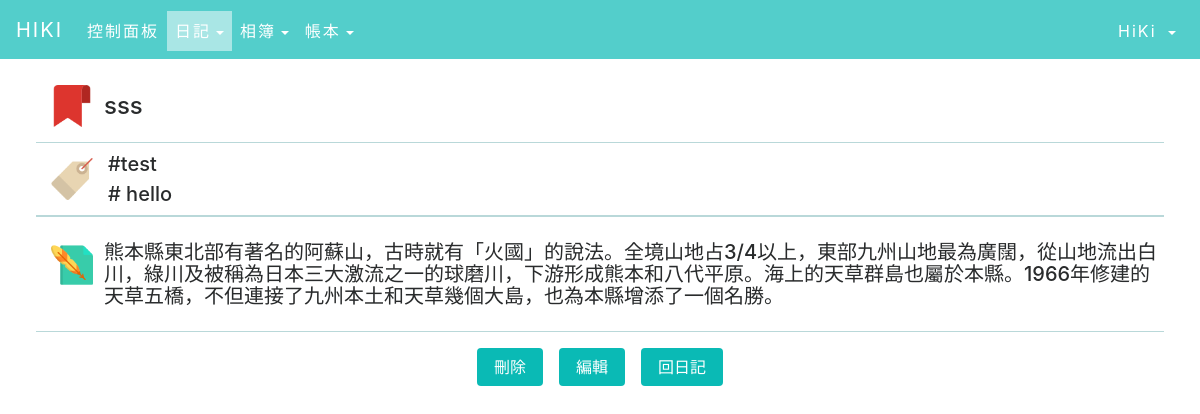
/zh-hant/diary/detail/9/ (signed in), run on the app's committed database.
### users/models.py (models this page shows, shortened)
class User(AbstractBaseUser, PermissionsMixin):
    email = models.EmailField(
        verbose_name=_("Email Address"),
        max_length=255, unique=True, db_index=True,
    )
    name = models.CharField(
        verbose_name=_("User Name"),
        max_length=100, default='',
    )
    photo = models.ImageField(
        verbose_name=_('Photo'),
        blank=True, default='', upload_to='avatars/'
    )
    bio = models.TextField(
        verbose_name=_('Biography'),
        max_length=1000, blank=True, default='',
        help_text=_(
            "Describe yourself with 500 characters or less. "
            "There will be no formatting."
        ),
    )
    verified = models.BooleanField(
        verbose_name=_('verified'),
        default=False,
        help_text=_(
            "Designates whether the user has verified email ownership."
        ),
    )
    is_staff = models.BooleanField(
        verbose_name=_('staff status'),
        default=False,
        help_text=_(
            "Designates whether the user can log into this admin site."
        ),
    )
    is_active = models.BooleanField(
        verbose_name=_('active'),
        default=True,
        help_text=_(
            "Designates whether this user should be treated as "
            "active. Unselect this instead of deleting accounts."
        ),
    )
    date_joined = models.DateTimeField(
        verbose_name=_('date joined'),
        default=timezone.now
    )
    objects = UserManager()
    USERNAME_FIELD = 'email'
    REQUIRED_FIELDS = []
    class Meta:
        verbose_name = _('users')
        verbose_name_plural = _('users')
        swappable = 'AUTH_USER_MODEL'
    @property
    def is_valid_user(self):
        return (
            self.verified and self.is_active and self.name
        )

### diary/models.py (models this page shows, shortened)
class Diary(models.Model):
    AUTH_CHOICES = (
        ('Private', _('Private')),
        ('Public', _('Public')),
    )
    user = models.ForeignKey(
        User,
        on_delete=models.CASCADE,
        default=0,
    )
    post_type = models.CharField(
        max_length=30,
        choices=AUTH_CHOICES,
        default=AUTH_CHOICES[0][0],
    )
    title = models.CharField(max_length=30,)
    date = models.DateField()
    content = models.TextField(max_length=1000,)
    location = models.ForeignKey(
        Map,
        on_delete=models.CASCADE,
        blank=True, null=True,
    )
    tags = models.ManyToManyField(Tag, blank=True,)
    weather_meantemp = models.CharField(
        max_length=50, default='', editable=False,
        blank=True, null=True,)
    weather_cond = models.CharField(
        max_length=50, default='', editable=False,
        blank=True, null=True,)
    class Meta:  # 排序用
        ordering = ['date']

class Tag(models.Model):
    name = models.CharField(max_length=20, unique=True,)

### diary/views.py (the view)
# urls.py: url(r'^detail/(?P<pk>\d+)/$', views.detail, name='diary_detail'),
@login_required
@user_valid
def detail(request, pk):
    MapAPI = settings.GOOGLE_MAPS_API_KEY
    diary = get_object_or_404(request.user.diary_set, pk=pk)
    return render(request, 'diary/detail.html', locals())

### templates/diary/detail.html (shortened to what this page needs)
{% load static i18n %}
<!DOCTYPE html>
<head>
  {% include 'include/bootstrap.html' %}
  <link rel="stylesheet" type="text/css" href="{% static 'css/main.css' %}">
  <link rel="stylesheet" type="text/css" href="{% static 'css/googlemap.css' %}">
</head>
<body class="w-100 h-100 m-0">
  {% include 'include/nav.html' with name=user.name title='diary_' %}
  <main class="d-flex flex-column" style="margin:0 3%;">
    <div class="d-flex align-items-center p-1">
      <div class="detail-icon">
        <img class="detail-icon-img" src="{% static '/icon/detail/title.png' %}">
      </div>
      <h4 class="m-0">{{ diary.title }}</h4>
    </div>
    <hr>
    {% ifnotequal diary.tags.all|length 0 %}
    <div class="d-flex p-1">
      <div class="detail-icon">
        <img class="detail-icon-img" src="{% static '/icon/detail/tag.png' %}">
      </div>
      <div class="d-flex flex-column align-self-center">
      {% for t in diary.tags.all %}
          <h5 class="m-1">#{{ t.name }}</h5>
      {% endfor %}
      </div>
    </div>
    <hr>
    {% endifnotequal %}
    <hr>
    <div class="pl-1 pr-1 pt-3 pb-3 d-flex flex-row">
      <div class="detail-icon">
        <img class="detail-icon-img" src="{% static '/icon/detail/content.png' %}">
      </div>
      <div class="h5 mt-2 mb-2">{{ diary.content }}</div>
    </div>
    <hr>
    <div class="d-flex justify-content-center m-2">
          <div class="d-flex">
              <a class="btn custom-button m-2" href="{% url 'diary_delete' pk=diary.pk %}?from={% url 'diary' %}">{% trans "刪除" %}</a>
              <a class="btn custom-button m-2" href="{% url 'diary_edit' pk=diary.pk %}">{% trans "編輯" %}</a>
          </div>
      <div class="d-flex">
        <a class="btn custom-button m-2" href="{% url 'diary' %}">{% trans "回日記" %}</a>
      </div>
    </div>
  </main>
</body>
</html>

### templates/include/nav.html (shortened to what this page needs)
﻿{% load static i18n %}
<nav class="navbar navbar-toggleable-md navbar-light fixed-top w-100">
    <a href="/" class="navbar-brand">HIKI</a>
    <div id="navbar-collapse-1" class="collapse navbar-collapse">
        <ul class="navbar-nav">
            <li id="user_dashboard_" class="nav-item">
                <a class="nav-link" href="{% url 'user_dashboard' %}">{% trans "DashBoard" %}</a>
            </li>
            <li id="diary_" class="nav-item dropdown">
                <a class="nav-link dropdown-toggle" data-toggle="dropdown" href="/">{% trans "日記" %}</a>
            </li>
            <li id="photo_" class="nav-item dropdown">
                <a class="nav-link dropdown-toggle" data-toggle="dropdown" href="{% url 'gallery' %}">{% trans "相簿" %}</a>
            </li>
            <li id="tally_" class="nav-item dropdown">
                <a class="nav-link dropdown-toggle" data-toggle="dropdown" href="{% url 'tally' %}">{% trans "帳本" %}</a>
            </li>
        </ul>
        <ul class="navbar-nav ml-auto">
            <li class="nav-item dropdown">
                <a class="nav-link dropdown-toggle" data-toggle="dropdown" href="#" id="navbarDropdownMenuLink" aria-haspopup="true" aria-expanded="false">
		                 {{ name }}
                </a>
            </li>
        </ul>
    </div>
</nav>

### staticfiles/css/main.css (style rules this page uses)
html, body { width:100%; margin:0; padding:0; }
.custom-button { background-color: #0ABAB5; color:white; }
.detail-icon { width:64px; height:64px; min-width: 64px; }
.detail-icon-img { width:42px; height:42px; margin: 11px; }
hr { width:100%; margin:0; height:.1px; background-color:rgba(10,181,186,0.2); }

### templates/include/nav.html (style rules this page uses)
.navbar, .dropdown-menu { background-color: #53cecb !important; letter-spacing: 2px !important; }
#navbar-collapse-1 { padding-top: 3px; }
.navbar-brand, .navbar-nav > li > a, .dropdown-menu > li > a { color: white !important; }
.active > a, .dropdown-item.active, .dropdown-item:active { color: #0ABAB5 !important; background-color: rgba(255, 255, 255, .5) !important; }

### data on the page
User: name "HiKi"
Diary: title "sss", content "熊本縣東北部有著名的阿蘇山，古時就有「火國」的說法。全境山地占3/4以上，東部九州山地最為廣闊，從山地流出白川，綠川及被稱為日本三大激流之一的球磨川，下游形成熊本和八代平原。海上的天草群島也屬於本縣。1966年修建的天草五橋，不但連接了九州本土和天草幾個大島，也為本縣增添了一個名勝。"
Tag: name "test"
Tag: name "hello"
